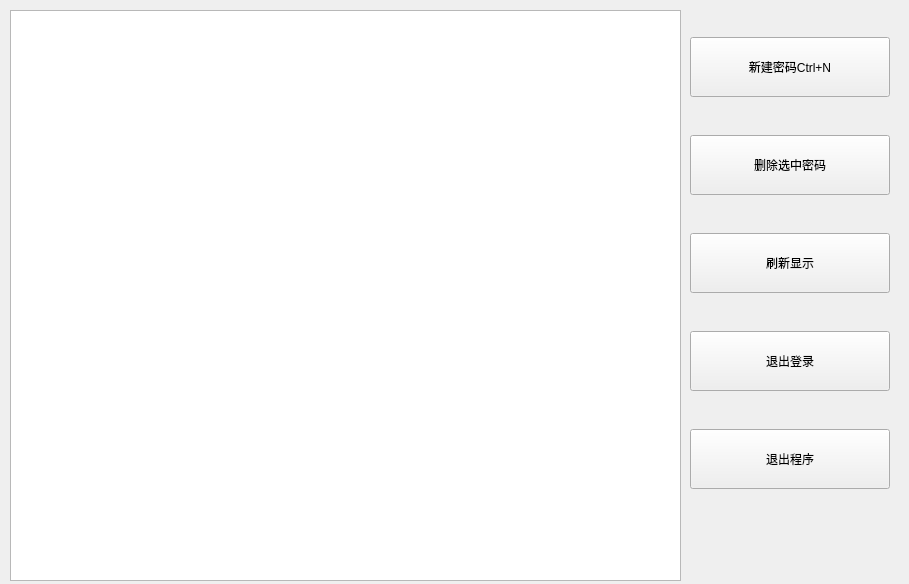
<?xml version="1.0" encoding="UTF-8"?>
<ui version="4.0">
 <class>MainWindow</class>
 <widget class="QWidget" name="MainWindow">
  <property name="geometry">
   <rect>
    <x>0</x>
    <y>0</y>
    <width>909</width>
    <height>584</height>
   </rect>
  </property>
  <property name="windowTitle">
   <string>主界面</string>
  </property>
  <widget class="QWidget" name="layoutWidget">
   <property name="geometry">
    <rect>
     <x>690</x>
     <y>20</y>
     <width>200</width>
     <height>481</height>
    </rect>
   </property>
   <layout class="QVBoxLayout" name="verticalLayout">
    <property name="sizeConstraint">
     <enum>QLayout::SizeConstraint::SetMinAndMaxSize</enum>
    </property>
    <property name="rightMargin">
     <number>0</number>
    </property>
    <item>
     <widget class="QPushButton" name="createpushButton">
      <property name="minimumSize">
       <size>
        <width>0</width>
        <height>60</height>
       </size>
      </property>
      <property name="maximumSize">
       <size>
        <width>200</width>
        <height>50</height>
       </size>
      </property>
      <property name="styleSheet">
       <string notr="true"/>
      </property>
      <property name="text">
       <string>新建密码Ctrl+N</string>
      </property>
     </widget>
    </item>
    <item>
     <spacer name="horizontalSpacer_2">
      <property name="orientation">
       <enum>Qt::Orientation::Horizontal</enum>
      </property>
      <property name="sizeHint" stdset="0">
       <size>
        <width>40</width>
        <height>20</height>
       </size>
      </property>
     </spacer>
    </item>
    <item>
     <widget class="QPushButton" name="deletepushButton">
      <property name="minimumSize">
       <size>
        <width>0</width>
        <height>60</height>
       </size>
      </property>
      <property name="maximumSize">
       <size>
        <width>200</width>
        <height>50</height>
       </size>
      </property>
      <property name="styleSheet">
       <string notr="true"/>
      </property>
      <property name="text">
       <string>删除选中密码</string>
      </property>
     </widget>
    </item>
    <item>
     <spacer name="horizontalSpacer_3">
      <property name="orientation">
       <enum>Qt::Orientation::Horizontal</enum>
      </property>
      <property name="sizeHint" stdset="0">
       <size>
        <width>40</width>
        <height>20</height>
       </size>
      </property>
     </spacer>
    </item>
    <item>
     <widget class="QPushButton" name="RefreshButton">
      <property name="minimumSize">
       <size>
        <width>0</width>
        <height>60</height>
       </size>
      </property>
      <property name="maximumSize">
       <size>
        <width>200</width>
        <height>50</height>
       </size>
      </property>
      <property name="styleSheet">
       <string notr="true"/>
      </property>
      <property name="text">
       <string>刷新显示</string>
      </property>
     </widget>
    </item>
    <item>
     <spacer name="horizontalSpacer">
      <property name="orientation">
       <enum>Qt::Orientation::Horizontal</enum>
      </property>
      <property name="sizeHint" stdset="0">
       <size>
        <width>40</width>
        <height>20</height>
       </size>
      </property>
     </spacer>
    </item>
    <item>
     <widget class="QPushButton" name="exitButton">
      <property name="minimumSize">
       <size>
        <width>0</width>
        <height>60</height>
       </size>
      </property>
      <property name="maximumSize">
       <size>
        <width>200</width>
        <height>50</height>
       </size>
      </property>
      <property name="styleSheet">
       <string notr="true"/>
      </property>
      <property name="text">
       <string>退出登录</string>
      </property>
     </widget>
    </item>
    <item>
     <spacer name="horizontalSpacer_4">
      <property name="orientation">
       <enum>Qt::Orientation::Horizontal</enum>
      </property>
      <property name="sizeHint" stdset="0">
       <size>
        <width>40</width>
        <height>20</height>
       </size>
      </property>
     </spacer>
    </item>
    <item>
     <widget class="QPushButton" name="exitProcessButton">
      <property name="minimumSize">
       <size>
        <width>0</width>
        <height>60</height>
       </size>
      </property>
      <property name="maximumSize">
       <size>
        <width>200</width>
        <height>50</height>
       </size>
      </property>
      <property name="styleSheet">
       <string notr="true"/>
      </property>
      <property name="text">
       <string>退出程序</string>
      </property>
     </widget>
    </item>
   </layout>
  </widget>
  <widget class="QTableView" name="tableView">
   <property name="geometry">
    <rect>
     <x>10</x>
     <y>10</y>
     <width>671</width>
     <height>571</height>
    </rect>
   </property>
  </widget>
  <widget class="QLabel" name="welcomelabel">
   <property name="geometry">
    <rect>
     <x>710</x>
     <y>510</y>
     <width>131</width>
     <height>41</height>
    </rect>
   </property>
   <property name="text">
    <string/>
   </property>
  </widget>
 </widget>
 <resources/>
 <connections/>
</ui>
